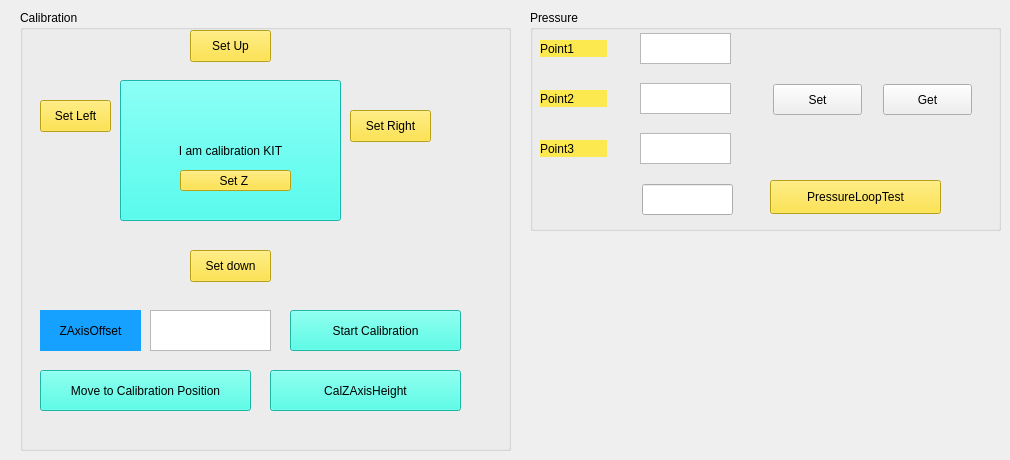
   <widget class="QWidget" name="tab_4">
    <attribute name="title">
     <string>Cal</string>
    </attribute>
    <widget class="QPushButton" name="ButtonSetYCalLeft">
     <property name="geometry">
      <rect>
       <x>40</x>
       <y>100</y>
       <width>71</width>
       <height>32</height>
      </rect>
     </property>
     <property name="styleSheet">
      <string notr="true">background-color: rgb(255, 222, 29);</string>
     </property>
     <property name="text">
      <string>Set Left</string>
     </property>
    </widget>
    <widget class="QPushButton" name="ButtonSetYCalRight">
     <property name="geometry">
      <rect>
       <x>350</x>
       <y>110</y>
       <width>81</width>
       <height>32</height>
      </rect>
     </property>
     <property name="styleSheet">
      <string notr="true">background-color: rgb(255, 222, 29);</string>
     </property>
     <property name="text">
      <string>Set Right</string>
     </property>
    </widget>
    <widget class="QPushButton" name="ButtonSetZCal_2">
     <property name="geometry">
      <rect>
       <x>170</x>
       <y>141</y>
       <width>111</width>
       <height>21</height>
      </rect>
     </property>
     <property name="styleSheet">
      <string notr="true">background-color: rgb(255, 222, 29);</string>
     </property>
     <property name="text">
      <string>Set Z </string>
     </property>
    </widget>
    <widget class="QPushButton" name="pushButton_45">
     <property name="geometry">
      <rect>
       <x>120</x>
       <y>80</y>
       <width>221</width>
       <height>141</height>
      </rect>
     </property>
     <property name="styleSheet">
      <string notr="true">background-color: rgb(33, 255, 239);</string>
     </property>
     <property name="text">
      <string>I am calibration KIT</string>
     </property>
    </widget>
    <widget class="QPushButton" name="ButtonSetXCalUp">
     <property name="geometry">
      <rect>
       <x>190</x>
       <y>30</y>
       <width>81</width>
       <height>32</height>
      </rect>
     </property>
     <property name="styleSheet">
      <string notr="true">background-color: rgb(255, 222, 29);</string>
     </property>
     <property name="text">
      <string>Set Up</string>
     </property>
    </widget>
    <widget class="QGroupBox" name="groupBox_13">
     <property name="geometry">
      <rect>
       <x>20</x>
       <y>10</y>
       <width>491</width>
       <height>441</height>
      </rect>
     </property>
     <property name="title">
      <string>Calibration</string>
     </property>
     <widget class="QPushButton" name="ButtonCalZAxisHeight">
      <property name="geometry">
       <rect>
        <x>250</x>
        <y>360</y>
        <width>191</width>
        <height>41</height>
       </rect>
      </property>
      <property name="styleSheet">
       <string notr="true">background-color: rgb(41, 255, 229);</string>
      </property>
      <property name="text">
       <string>CalZAxisHeight</string>
      </property>
     </widget>
     <widget class="QPushButton" name="ButtonStartCal">
      <property name="geometry">
       <rect>
        <x>270</x>
        <y>300</y>
        <width>171</width>
        <height>41</height>
       </rect>
      </property>
      <property name="styleSheet">
       <string notr="true">background-color: rgb(41, 255, 229);</string>
      </property>
      <property name="text">
       <string>Start Calibration</string>
      </property>
     </widget>
     <widget class="QTextEdit" name="textEditOffset">
      <property name="geometry">
       <rect>
        <x>130</x>
        <y>300</y>
        <width>121</width>
        <height>41</height>
       </rect>
      </property>
     </widget>
     <widget class="QLabel" name="label_39">
      <property name="geometry">
       <rect>
        <x>20</x>
        <y>300</y>
        <width>101</width>
        <height>41</height>
       </rect>
      </property>
      <property name="styleSheet">
       <string notr="true">background-color: rgb(22, 160, 255);</string>
      </property>
      <property name="text">
       <string>ZAxisOffset</string>
      </property>
      <property name="alignment">
       <set>Qt::AlignCenter</set>
      </property>
     </widget>
     <widget class="QPushButton" name="ButtonMoveToCalibrationPosition">
      <property name="geometry">
       <rect>
        <x>20</x>
        <y>360</y>
        <width>211</width>
        <height>41</height>
       </rect>
      </property>
      <property name="styleSheet">
       <string notr="true">background-color: rgb(41, 255, 229);</string>
      </property>
      <property name="text">
       <string>Move to Calibration Position</string>
      </property>
     </widget>
     <widget class="QPushButton" name="ButtonSetXCalDown">
      <property name="geometry">
       <rect>
        <x>170</x>
        <y>240</y>
        <width>81</width>
        <height>32</height>
       </rect>
      </property>
      <property name="styleSheet">
       <string notr="true">background-color: rgb(255, 222, 29);</string>
      </property>
      <property name="text">
       <string>Set down</string>
      </property>
     </widget>
    </widget>
    <widget class="QGroupBox" name="groupBoxAxisSpeed_3">
     <property name="geometry">
      <rect>
       <x>530</x>
       <y>10</y>
       <width>471</width>
       <height>221</height>
      </rect>
     </property>
     <property name="title">
      <string>Pressure</string>
     </property>
     <widget class="QLabel" name="label_33">
      <property name="geometry">
       <rect>
        <x>10</x>
        <y>130</y>
        <width>67</width>
        <height>17</height>
       </rect>
      </property>
      <property name="styleSheet">
       <string notr="true">background-color: rgb(252, 233, 79);</string>
      </property>
      <property name="text">
       <string>Point3</string>
      </property>
     </widget>
     <widget class="QPushButton" name="pushButtonPressureSet">
      <property name="geometry">
       <rect>
        <x>243</x>
        <y>74</y>
        <width>89</width>
        <height>31</height>
       </rect>
      </property>
      <property name="text">
       <string>Set</string>
      </property>
     </widget>
     <widget class="QLabel" name="label_34">
      <property name="geometry">
       <rect>
        <x>10</x>
        <y>80</y>
        <width>67</width>
        <height>17</height>
       </rect>
      </property>
      <property name="styleSheet">
       <string notr="true">background-color: rgb(252, 233, 79);</string>
      </property>
      <property name="text">
       <string>Point2</string>
      </property>
     </widget>
     <widget class="QTextEdit" name="textEditPoint1">
      <property name="geometry">
       <rect>
        <x>110</x>
        <y>23</y>
        <width>91</width>
        <height>31</height>
       </rect>
      </property>
     </widget>
     <widget class="QPushButton" name="pushButtonPressureGet">
      <property name="geometry">
       <rect>
        <x>353</x>
        <y>74</y>
        <width>89</width>
        <height>31</height>
       </rect>
      </property>
      <property name="text">
       <string>Get</string>
      </property>
     </widget>
     <widget class="QLabel" name="label_35">
      <property name="geometry">
       <rect>
        <x>10</x>
        <y>30</y>
        <width>67</width>
        <height>17</height>
       </rect>
      </property>
      <property name="styleSheet">
       <string notr="true">background-color: rgb(252, 233, 79);</string>
      </property>
      <property name="text">
       <string>Point1</string>
      </property>
     </widget>
     <widget class="QTextEdit" name="textEditPoint3">
      <property name="geometry">
       <rect>
        <x>110</x>
        <y>123</y>
        <width>91</width>
        <height>31</height>
       </rect>
      </property>
     </widget>
     <widget class="QTextEdit" name="textEditPoint2">
      <property name="geometry">
       <rect>
        <x>110</x>
        <y>73</y>
        <width>91</width>
        <height>31</height>
       </rect>
      </property>
     </widget>
     <widget class="QPushButton" name="ButtonPressureLoopTest">
      <property name="geometry">
       <rect>
        <x>240</x>
        <y>170</y>
        <width>171</width>
        <height>34</height>
       </rect>
      </property>
      <property name="styleSheet">
       <string notr="true">background-color: rgb(255, 222, 29);</string>
      </property>
      <property name="text">
       <string>PressureLoopTest</string>
      </property>
     </widget>
     <widget class="QLineEdit" name="lineEditPressureLoopTest">
      <property name="geometry">
       <rect>
        <x>112</x>
        <y>174</y>
        <width>91</width>
        <height>31</height>
       </rect>
      </property>
     </widget>
    </widget>
    <widget class="QPushButton" name="ButtonSetZCal">
     <property name="geometry">
      <rect>
       <x>180</x>
       <y>170</y>
       <width>111</width>
       <height>21</height>
      </rect>
     </property>
     <property name="styleSheet">
      <string notr="true">background-color: rgb(255, 222, 29);</string>
     </property>
     <property name="text">
      <string>Set Z </string>
     </property>
    </widget>
    <zorder>groupBox_13</zorder>
    <zorder>ButtonSetYCalLeft</zorder>
    <zorder>ButtonSetYCalRight</zorder>
    <zorder>ButtonSetZCal_2</zorder>
    <zorder>pushButton_45</zorder>
    <zorder>ButtonSetXCalUp</zorder>
    <zorder>groupBoxAxisSpeed_3</zorder>
    <zorder>ButtonSetZCal</zorder>
   </widget>
